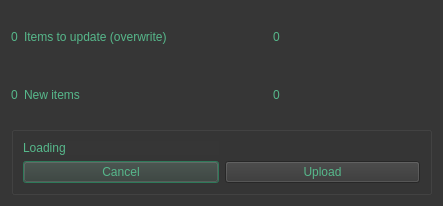
<?xml version="1.0" encoding="UTF-8"?>
<ui version="4.0">
 <class>Dialog</class>
 <widget class="QDialog" name="Dialog">
  <property name="geometry">
   <rect>
    <x>0</x>
    <y>0</y>
    <width>443</width>
    <height>206</height>
   </rect>
  </property>
  <property name="windowTitle">
   <string>Dialog</string>
  </property>
  <property name="styleSheet">
   <string notr="true">QWidget
{
	color: rgb(86, 184, 139);
	background-color: rgb(54, 54, 54);
	selection-background-color: rgb(58, 152, 112);
}</string>
  </property>
  <layout class="QGridLayout" name="gridLayout_2">
   <item row="4" column="0" colspan="4">
    <widget class="QGroupBox" name="groupBox">
     <property name="title">
      <string/>
     </property>
     <layout class="QGridLayout" name="gridLayout">
      <item row="1" column="3">
       <widget class="QPushButton" name="cancelBtn">
        <property name="text">
         <string>Cancel</string>
        </property>
       </widget>
      </item>
      <item row="1" column="4">
       <widget class="QPushButton" name="confirmBtn">
        <property name="text">
         <string>Upload</string>
        </property>
       </widget>
      </item>
      <item row="0" column="3">
       <widget class="QLabel" name="statusLbl">
        <property name="text">
         <string>Loading</string>
        </property>
       </widget>
      </item>
     </layout>
    </widget>
   </item>
   <item row="0" column="2" rowspan="4" colspan="2">
    <layout class="QVBoxLayout" name="verticalLayout">
     <item>
      <widget class="QLabel" name="loadingLbl">
       <property name="minimumSize">
        <size>
         <width>100</width>
         <height>100</height>
        </size>
       </property>
       <property name="text">
        <string/>
       </property>
      </widget>
     </item>
    </layout>
   </item>
   <item row="0" column="0" rowspan="2">
    <layout class="QHBoxLayout" name="horizontalLayout_2">
     <item>
      <widget class="QLabel" name="numDiffLabel">
       <property name="text">
        <string>0</string>
       </property>
      </widget>
     </item>
     <item>
      <widget class="QLabel" name="ChecksumLbl">
       <property name="frameShape">
        <enum>QFrame::NoFrame</enum>
       </property>
       <property name="text">
        <string>Items to update (overwrite)</string>
       </property>
      </widget>
     </item>
     <item>
      <spacer name="horizontalSpacer_3">
       <property name="orientation">
        <enum>Qt::Horizontal</enum>
       </property>
       <property name="sizeHint" stdset="0">
        <size>
         <width>40</width>
         <height>20</height>
        </size>
       </property>
      </spacer>
     </item>
     <item>
      <widget class="QLabel" name="ChecksumSizeLbl">
       <property name="text">
        <string>0</string>
       </property>
      </widget>
     </item>
     <item>
      <spacer name="horizontalSpacer_2">
       <property name="orientation">
        <enum>Qt::Horizontal</enum>
       </property>
       <property name="sizeType">
        <enum>QSizePolicy::Fixed</enum>
       </property>
       <property name="sizeHint" stdset="0">
        <size>
         <width>40</width>
         <height>20</height>
        </size>
       </property>
      </spacer>
     </item>
    </layout>
   </item>
   <item row="2" column="0" rowspan="2">
    <layout class="QHBoxLayout" name="horizontalLayout">
     <item>
      <widget class="QLabel" name="numAddLabel">
       <property name="text">
        <string>0</string>
       </property>
      </widget>
     </item>
     <item>
      <widget class="QLabel" name="newFiles">
       <property name="text">
        <string>New items   </string>
       </property>
      </widget>
     </item>
     <item>
      <spacer name="horizontalSpacer_4">
       <property name="orientation">
        <enum>Qt::Horizontal</enum>
       </property>
       <property name="sizeHint" stdset="0">
        <size>
         <width>40</width>
         <height>20</height>
        </size>
       </property>
      </spacer>
     </item>
     <item>
      <widget class="QLabel" name="newFSizeLbl">
       <property name="text">
        <string>0</string>
       </property>
      </widget>
     </item>
     <item>
      <spacer name="horizontalSpacer">
       <property name="orientation">
        <enum>Qt::Horizontal</enum>
       </property>
       <property name="sizeType">
        <enum>QSizePolicy::Fixed</enum>
       </property>
       <property name="sizeHint" stdset="0">
        <size>
         <width>40</width>
         <height>20</height>
        </size>
       </property>
      </spacer>
     </item>
    </layout>
   </item>
  </layout>
 </widget>
 <resources/>
 <connections/>
</ui>
